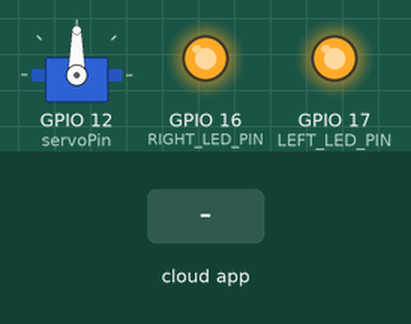
Recording of a sketch running on a simulated ESP32. Parts: servo, output pins drawn as LEDs (lit = HIGH). The inputs (shaded band) are chosen by the test bench. The ROS host is connected and sends only what is stated.

Above: at 3.2 s.
3.3 s: the phone or cloud app sets LEDs to 0
At 4.5 s:
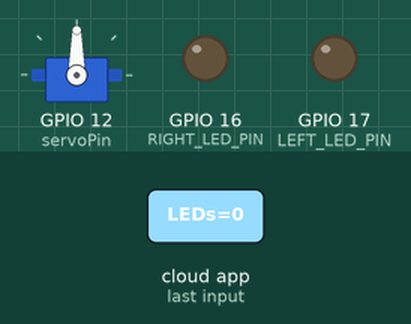
4.8 s: the phone or cloud app sets servo to 0
At 6.0 s:
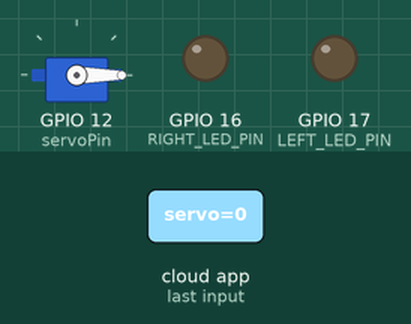
6.3 s: the phone or cloud app sets LEDs to 1
At 7.5 s:
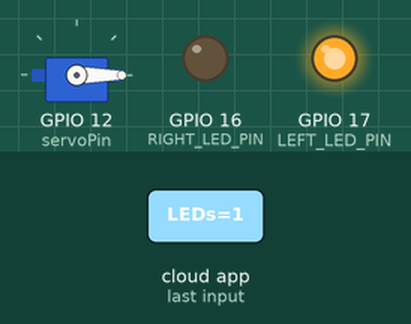
7.9 s: the phone or cloud app sets servo to 90
At 9.1 s:
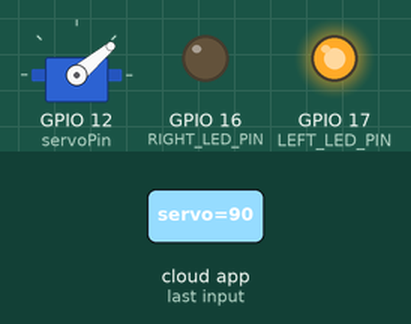
9.4 s: the phone or cloud app sets LEDs to 2
At 10.6 s:
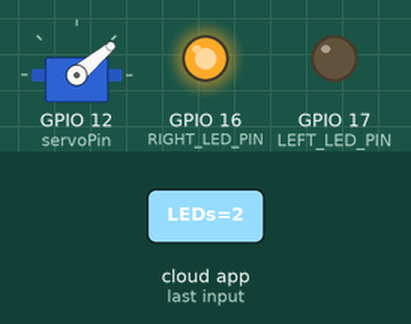
10.9 s: the phone or cloud app sets servo to 1
At 11.7 s:
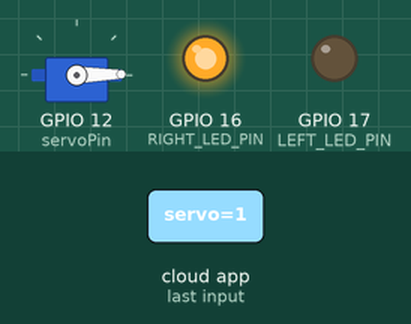
Timing chart, 0 to 13.4 s (numbered marks = the images above; inputs shaded):
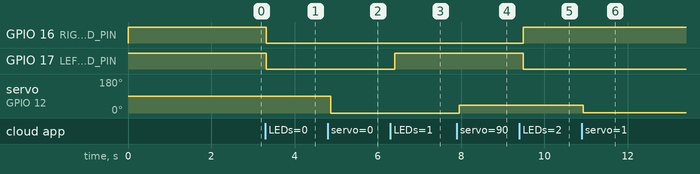

The sketch:

micro_ros_esp32_servo_ep3.ino
```cpp
#include <micro_ros_arduino.h>
#include <ESP32Servo.h>
#include <stdio.h>
#include <rcl/rcl.h>
#include <rcl/error_handling.h>
#include <rclc/rclc.h>
#include <rclc/executor.h>

#include <std_msgs/msg/int8.h>


Servo myservo;  // create servo object to control a servo
int servoPin = 12;


rcl_subscription_t LEDs_subscriber;
std_msgs__msg__Int8 LEDs_msg;

rcl_subscription_t servo_subscriber;
std_msgs__msg__Int8 servo_msg;

rclc_executor_t executor;
rclc_support_t support;
rcl_allocator_t allocator;
rcl_node_t node;
rcl_timer_t timer;

#define LEFT_LED_PIN 17
#define RIGHT_LED_PIN 16

#define RCCHECK(fn) { rcl_ret_t temp_rc = fn; if((temp_rc != RCL_RET_OK)){error_loop();}}
#define RCSOFTCHECK(fn) { rcl_ret_t temp_rc = fn; if((temp_rc != RCL_RET_OK)){}}


void error_loop(){
  while(1){
    delay(100);
  }
}

int limitToMaxValue(int value, int maxLimit) {
  if (value > maxLimit) {
    return maxLimit;
  } else {
    return value;
  }
}

void LEDs_subscription_callback(const void * msgin)
{
  const std_msgs__msg__Int8 * msg = (const std_msgs__msg__Int8 *)msgin;

  int8_t value = msg->data;

  switch (value) {
    case 0:
      digitalWrite(LEFT_LED_PIN, LOW);
      digitalWrite(RIGHT_LED_PIN, LOW);
      break;
    case 1:
      digitalWrite(LEFT_LED_PIN, HIGH);
      digitalWrite(RIGHT_LED_PIN, LOW);
      break;
    case 2:
      digitalWrite(LEFT_LED_PIN, LOW);
      digitalWrite(RIGHT_LED_PIN, HIGH);
      break;
    case 3:
      digitalWrite(LEFT_LED_PIN, HIGH);
      digitalWrite(RIGHT_LED_PIN, HIGH);
      break;
    default:
      break;
  }

  //digitalWrite(LED_PIN, (msg->data == 0) ? LOW : HIGH);
}

void servo_callback(const void* msgin) {
  const std_msgs__msg__Int8* msg = (const std_msgs__msg__Int8*)msgin;
  int8_t angle = msg->data;
  int servo_position;
  servo_position = limitToMaxValue(angle, 40);
  myservo.write(servo_position);
}

void setup() {
  //set_microros_transports();
  set_microros_wifi_transports("Pixel_5234", "deyz1234", "192.168.24.143", 8888);

  pinMode(LEFT_LED_PIN, OUTPUT);
  digitalWrite(LEFT_LED_PIN, HIGH);

  pinMode(RIGHT_LED_PIN, OUTPUT);
  digitalWrite(RIGHT_LED_PIN, HIGH);
  delay(2000);

  // Allow allocation of all timers
  ESP32PWM::allocateTimer(0);
  ESP32PWM::allocateTimer(1);
  ESP32PWM::allocateTimer(2);
  ESP32PWM::allocateTimer(3);
  myservo.setPeriodHertz(50);    // standard 50 hz servo
  myservo.attach(servoPin, 1000, 2000); // attaches the servo on pin 18 to the servo object

  allocator = rcl_get_default_allocator();

  //create init_options
  RCCHECK(rclc_support_init(&support, 0, NULL, &allocator));

  // create node
  RCCHECK(rclc_node_init_default(&node, "lineturtle_esp32", "", &support));

  // LED subscriber
  RCCHECK(rclc_subscription_init_default(
    &LEDs_subscriber,
    &node,
    ROSIDL_GET_MSG_TYPE_SUPPORT(std_msgs, msg, Int8),
    "LEDs"));

//servo subscriber
  RCCHECK(rclc_subscription_init_default(
      &servo_subscriber,
      &node,
      ROSIDL_GET_MSG_TYPE_SUPPORT(std_msgs, msg, Int8),
      "/servo"));


  // create executor
  RCCHECK(rclc_executor_init(&executor, &support.context, 2, &allocator));
  RCCHECK(rclc_executor_add_subscription(&executor, &LEDs_subscriber, &LEDs_msg, &LEDs_subscription_callback, ON_NEW_DATA));
  RCCHECK(rclc_executor_add_subscription(&executor, &servo_subscriber, &servo_msg, &servo_callback, ON_NEW_DATA));

}

void loop() {
  delay(100);
  RCCHECK(rclc_executor_spin_some(&executor, RCL_MS_TO_NS(100)));
}
```

Measured:
- after the input at 3.3 s, GPIO 16 (RIGHT_LED_PIN), GPIO 17 (LEFT_LED_PIN): HIGH → LOW at once
- after the input at 4.8 s, servo on GPIO 12 (servoPin): 90° → 0° after 0.07 s
- after the input at 6.3 s, GPIO 17 (LEFT_LED_PIN): LOW → HIGH after 0.11 s
- after the input at 7.9 s, servo on GPIO 12 (servoPin): 0° → 40° after 0.05 s
- after the input at 9.4 s, GPIO 16 (RIGHT_LED_PIN): LOW → HIGH after 0.09 s; GPIO 17 (LEFT_LED_PIN): HIGH → LOW after 0.09 s
- after the input at 10.9 s, servo on GPIO 12 (servoPin): 40° → 1° at once
